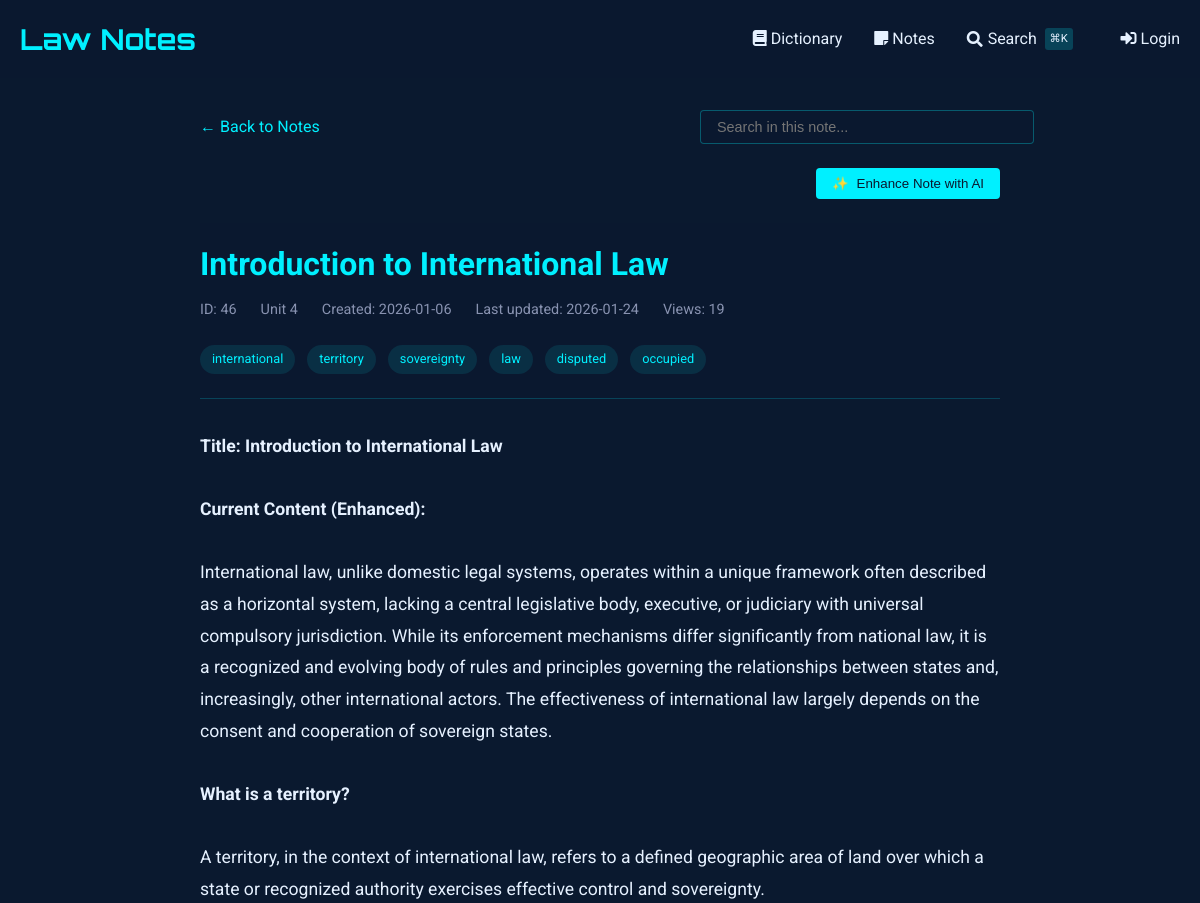
The app's page /notes/view/46 (upper part), older data.
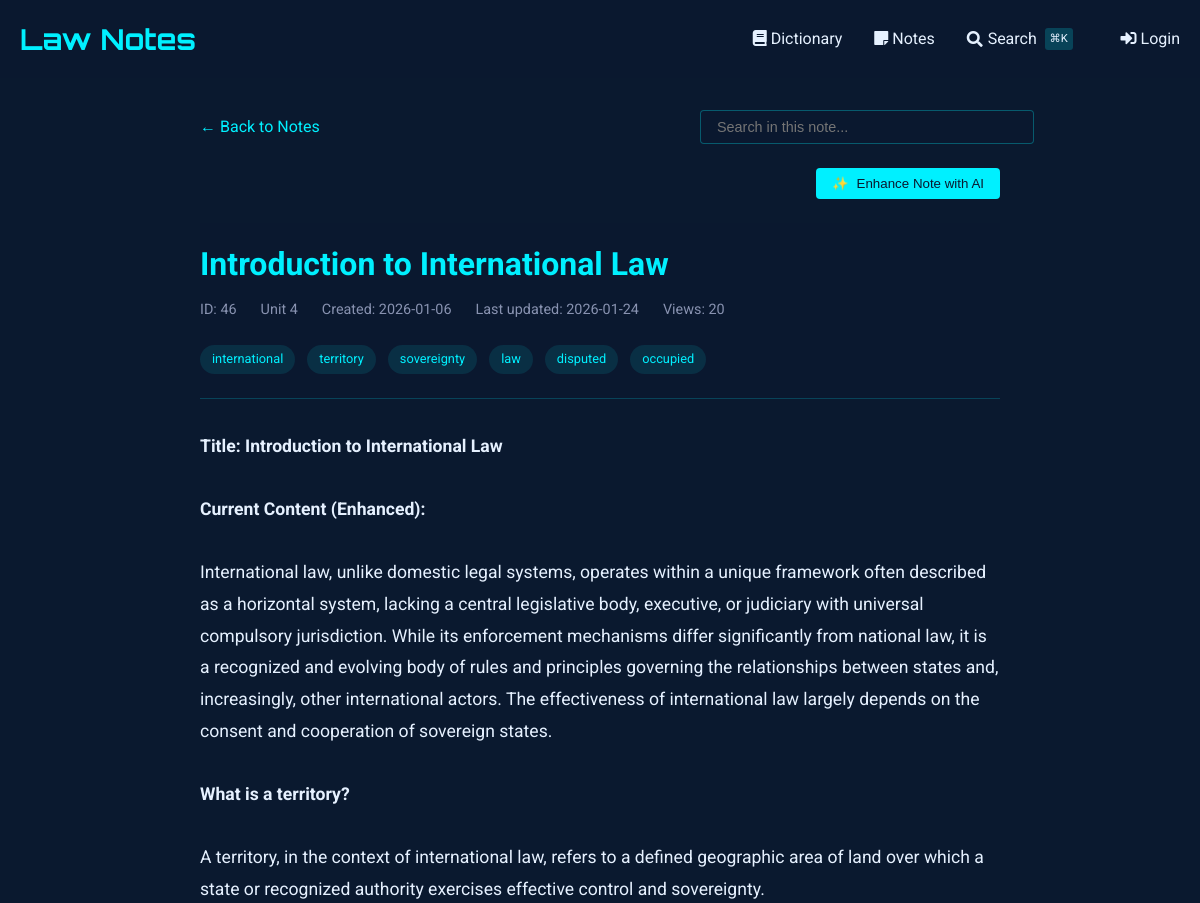
The same page, newer data.
### tables this page shows
CREATE TABLE notes (
    id INTEGER PRIMARY KEY AUTOINCREMENT,
    title TEXT NOT NULL,                -- short title for the note
    content TEXT NOT NULL,              -- the full note text
    unit_number INTEGER,                -- optional: to group with course units
    tags TEXT,                          -- comma-separated or JSON for filtering/search
    related_entries TEXT,               -- store glossary ids (e.g., "1,4,5") for cross-linking
    created_at TIMESTAMP DEFAULT CURRENT_TIMESTAMP,
    last_updated TIMESTAMP DEFAULT CURRENT_TIMESTAMP,
    views INTEGER DEFAULT 0,            -- track popularity
    is_favorite BOOLEAN DEFAULT 0,      -- quick flag for starred notes
    comments TEXT                       -- optional: your own thoughts or annotations
, has_worksheet BOOLEAN DEFAULT 0);

### notes_routes.py (the view, shortened to what this page needs)
@notes_bp.route('/view/<int:note_id>')
def view_note(note_id):
    db = SQL("sqlite:///notes.db")
    note = db.execute("""
        SELECT *,
               strftime('%Y-%m-%d', created_at) as created_date,
               strftime('%Y-%m-%d', last_updated) as last_updated
        FROM notes
        WHERE id = :id
    """, id=note_id)
    if not note:
        abort(404)
    note = note[0]
    db.execute("""
        UPDATE notes
        SET views = COALESCE(views, 0) + 1
        WHERE id = :id
    """, id=note_id)
    content = note['content']
    content = re.sub(r'^# (.*?)$', r'<h1>\1</h1>', content, flags=re.MULTILINE)
    content = re.sub(r'^## (.*?)$', r'<h2>\1</h2>', content, flags=re.MULTILINE)
    content = re.sub(r'^### (.*?)$', r'<h3>\1</h3>', content, flags=re.MULTILINE)
    content = re.sub(r'\*\*(.*?)\*\*', r'<strong>\1</strong>', content)
    content = re.sub(r'\*(.*?)\*', r'<em>\1</em>', content)
    content = re.sub(r'^\s*[-*] (.*?)$', r'<li>\1</li>', content, flags=re.MULTILINE)
    content = re.sub(r'(<li>.*</li>)', r'<ul>\1</ul>', content, flags=re.DOTALL)
    content = re.sub(r'^> (.*?)$', r'<blockquote>\1</blockquote>', content, flags=re.MULTILINE)
    content = content.replace('\n', '<br>')
    content = re.sub(
        r'<aside>\s*💡\s*(.*?)\s*</aside>',
        r'<div class="callout"><div class="callout-emoji">💡</div><div class="callout-content">\1</div></div>',
        content,
        flags=re.DOTALL
    )
    sections = re.split(r'(<h[1-3]>.*?</h[1-3]>)', content)
    processed_sections = []
    for i, section in enumerate(sections):
        if section.startswith('<h'):
            processed_sections.append(section)
        elif section.strip():
            if not any(tag in section for tag in ['<p>', '<ul>', '<ol>', '<blockquote>', '<div class="callout">']):
                section = f'<p>{section}</p>'
            processed_sections.append(section)
    processed_content = '\n'.join(processed_sections)
    related_entries = []
    worksheet_images = []
    if note.get('has_worksheet'):
        worksheet_images = get_worksheet_images(note_id)
    return render_template('notes/view.html',
                         note=note,
                         content=processed_content,
                         related_entries=related_entries,
                         worksheet_images=worksheet_images)

### sql.py (called while the page is built, shortened)
def _enable_logging(f):
    import logging
    import functools
    import os
    @functools.wraps(f)
    def decorator(*args, **kwargs):
        try:
            import flask
        except ModuleNotFoundError:
            return f(*args, **kwargs)
        disabled = logging.getLogger("cs50").disabled
        if flask.current_app and os.getenv("FLASK_ENV") == "development":
            logging.getLogger("cs50").disabled = False
        try:
            return f(*args, **kwargs)
        finally:
            logging.getLogger("cs50").disabled = disabled
    return decorator

def _parse_placeholder(token):
    import re
    import sqlparse
    if (
        not isinstance(token, sqlparse.sql.Token)
        or token.ttype != sqlparse.tokens.Name.Placeholder
    ):
        raise TypeError()
    if token.value == "?":
        return "qmark", None
    matches = re.search(r"^:([1-9]\d*)$", token.value)
    if matches:
        return "numeric", int(matches.group(1)) - 1
    matches = re.search(r"^:([a-zA-Z]\w*)$", token.value)
    if matches:
        return "named", matches.group(1)

    def __del__(self):
        self._disconnect()

    def _disconnect(self):
        if hasattr(_data, self._name()):
            getattr(_data, self._name()).close()
            delattr(_data, self._name())

    def _name(self):
        return str(hash(self))

        def connect(dbapi_connection, connection_record):
            try:
                if isinstance(
                    dbapi_connection, sqlite3.Connection
                ):  # If back end is sqlite
                    cursor = dbapi_connection.cursor()
                    cursor.execute("PRAGMA foreign_keys=ON")
                    cursor.close()
            except:
                pass

### templates/notes/view.html (shortened to what this page needs)
{% extends "notes/base.html" %}
{% block content %}
<div class="container" style="max-width: 800px; margin: 0 auto;">
    <div style="margin-bottom: 1.5rem; display: flex; justify-content: space-between; align-items: center; flex-wrap: wrap; gap: 1rem;">
        <a href="{{ url_for('notes.index') }}" style="color: var(--primary); text-decoration: none; display: inline-flex; align-items: center;">
            ← Back to Notes
        </a>
        <div class="search-container" style="position: relative; max-width: 300px; width: 100%;">
            <input type="text" id="noteSearch" placeholder="Search in this note..."
                   style="width: 100%; padding: 0.5rem 1rem; background: rgba(10, 25, 47, 0.7);
                          border: 1px solid rgba(0, 240, 255, 0.3); border-radius: 4px;
                          color: #e6f1ff; font-size: 0.9rem;">
        </div>
    </div>
    <div id="enhanceControls" style="margin-bottom: 1.5rem; display: flex; justify-content: flex-end; gap: 1rem;">
        <button id="enhanceNoteBtn" class="btn btn-primary" style="background: var(--primary); color: #0a192f; border: none; padding: 0.5rem 1rem; border-radius: 4px; cursor: pointer; font-weight: 500; display: flex; align-items: center; gap: 0.5rem;">
            <span id="enhanceIcon">✨</span> Enhance Note with AI
        </button>
    </div>
    <article class="note">
        <header class="note-header">
            <h1 class="note-title">
                {{ note.title }}
            </h1>
            <div class="note-meta">
                <span>ID: {{ note.id }}</span>
                {% if note.unit_number %}
                <span>Unit {{ note.unit_number }}</span>
                {% endif %}
                <span>Created: {{ note.created_date }}</span>
                <span>Last updated: {{ note.last_updated }}</span>
                <span>Views: {{ note.views or 0 }}</span>
            </div>
            {% if note.tags %}
            <div class="note-tags" style="margin-top: 1rem;">
                {% for tag in note.tags.split(',') %}
                    <span class="tag">{{ tag.strip() }}</span>
                {% endfor %}
            </div>
            {% endif %}
        </header>
        <div class="note-content">
            {{ content|safe }}
        </div>
    </article>
</div>
{% endblock %}

### templates/notes/base.html (shortened to what this page needs)
{% extends "dictionary/base.html" %}

### templates/dictionary/base.html (shortened to what this page needs)
<!DOCTYPE html>
<html lang="en">
<head>
    <link href="https://cdnjs.cloudflare.com/ajax/libs/font-awesome/5.15.4/css/all.min.css" rel="stylesheet">
</head>
<body>
    <header>
        <div class="container">
            <div class="header-content">
                <a href="{{ url_for('dictionary.index') }}" class="logo">Law Notes</a>
                <nav class="nav-links">
                    <a href="{{ url_for('dictionary.index') }}" class="nav-link">
                        <i class="fas fa-book"></i> Dictionary
                    </a>
                    <a href="{{ url_for('notes.index') }}" class="nav-link">
                        <i class="fas fa-sticky-note"></i> Notes
                    </a>
                    <a href="{{ url_for('search') }}" class="nav-link" style="display: flex; align-items: center; gap: 0.3rem;">
                        <i class="fas fa-search"></i>
                        <span>Search</span>
                        <span style="font-size: 0.7rem; background: rgba(0, 240, 255, 0.2); padding: 0.1rem 0.3rem; border-radius: 3px; margin-left: 0.2rem;">⌘K</span>
                    </a>
                    {% if session.get("name") %}
                    <a href="{{ url_for('dictionary.add_entry') }}" class="nav-link" style="margin-left: 1rem;">
                        <i class="fas fa-plus"></i> Add Entry
                    </a>
                    <a href="/auth/logout" class="nav-link">
                        <i class="fas fa-sign-out-alt"></i> Logout
                    </a>
                    {% else %}
                    <a href="/auth/login" class="nav-link" style="margin-left: 1rem;">
                        <i class="fas fa-sign-in-alt"></i> Login
                    </a>
                    {% endif %}
                </nav>
            </div>
        </div>
    </header>
    <main class="container" style="padding: 2rem 0;">
        {% block content %}{% endblock %}
    </main>
</body>
</html>

### templates/dictionary/base.html (style rules this page uses)
:root { --primary: #00f0ff; --bg-dark: #0a192f; --text: #e6f1ff; --success: #2ecc71; --error: #e74c3c; }
body { font-family: 'Roboto', sans-serif; background-color: var(--bg-dark); color: var(--text); line-height: 1.6; margin: 0; padding: 0; }
.container { max-width: 1200px; margin: 0 auto; padding: 0 20px; }
header { background: rgba(10, 25, 47, 0.9); padding: 1rem 0; }
.header-content { display: flex; justify-content: space-between; align-items: center; }
.logo { font-family: 'Orbitron', sans-serif; font-size: 1.8rem; color: var(--primary); text-decoration: none; font-weight: 700; }
.nav-links { display: flex; gap: 2rem; }
.nav-link { color: var(--text); text-decoration: none; transition: color 0.3s; }
.btn { display: inline-block; padding: 0.6rem 1.5rem; background: var(--primary); color: #000; border: none; border-radius: 4px; cursor: pointer; text-decoration: none; font-weight: 500; transition: all 0.3s; }

### templates/notes/view.html (style rules this page uses)
.note-header { margin-bottom: 2rem; padding-bottom: 1rem; border-bottom: 1px solid rgba(0, 240, 255, 0.2); }
.note-title { color: var(--primary); margin: 0 0 0.5rem 0; font-size: 2rem; font-weight: 700; }
.note-meta { display: flex; gap: 1.5rem; color: #8892b0; font-size: 0.9rem; margin-bottom: 1.5rem; }
.note-content { font-size: 1.1rem; line-height: 1.8; color: #e6f1ff; }
.tag { display: inline-block; background: rgba(0, 240, 255, 0.1); color: var(--primary); padding: 0.25rem 0.75rem; border-radius: 20px; font-size: 0.8rem; margin-right: 0.5rem; margin-bottom: 0.5rem; }

Row changes from the older to the newer data that the page shows:
changed notes "Introduction to International Law": views "19" → "20"
